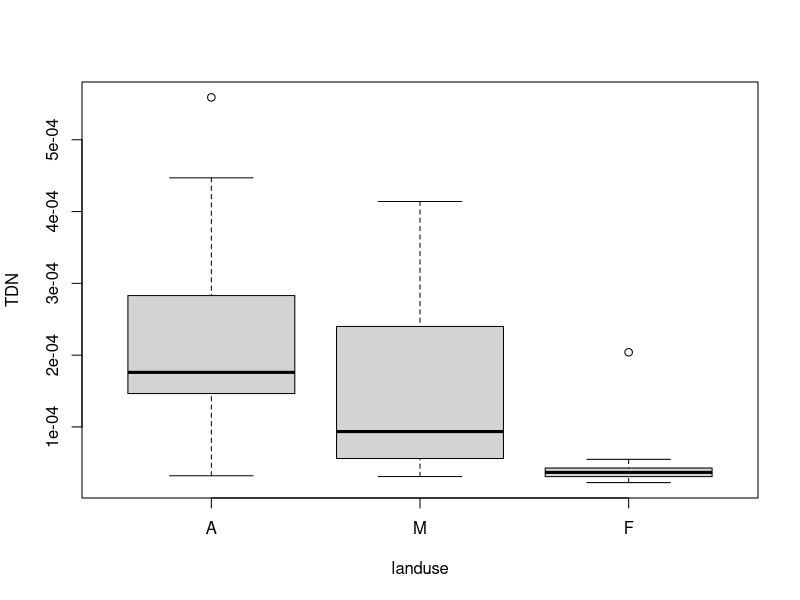
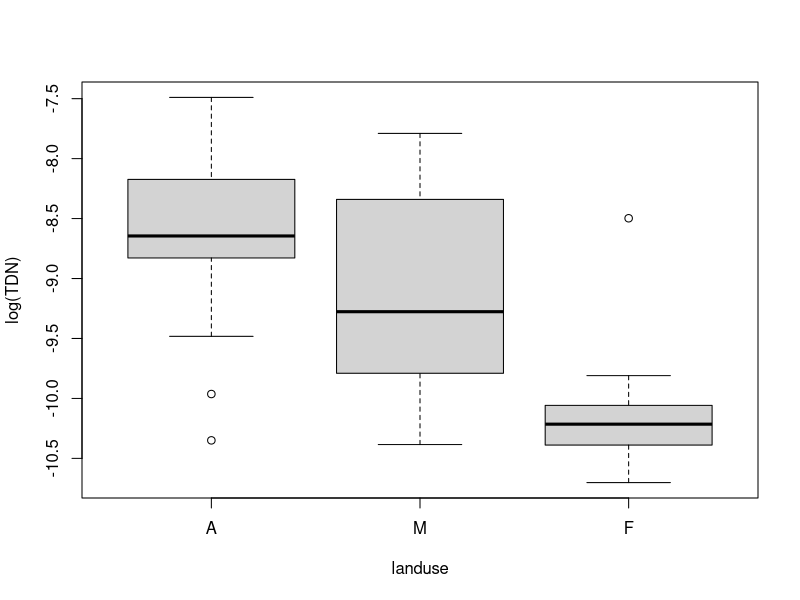
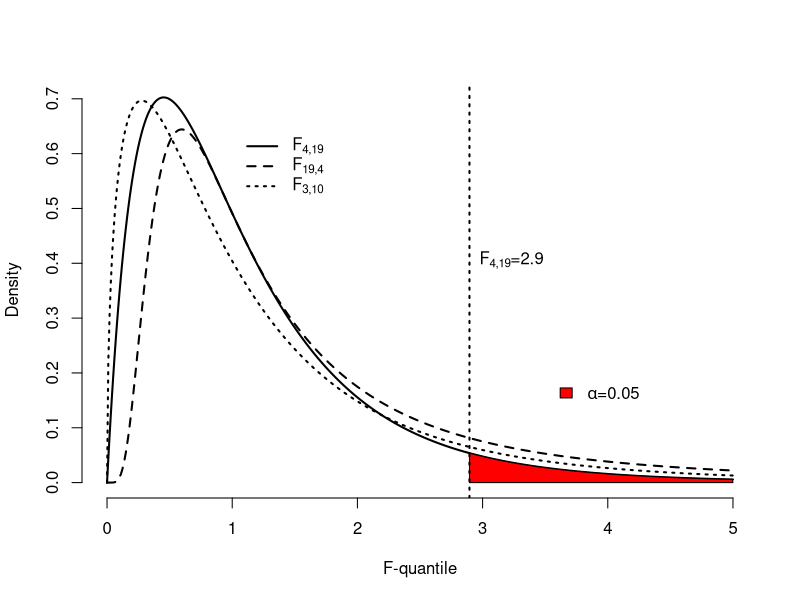
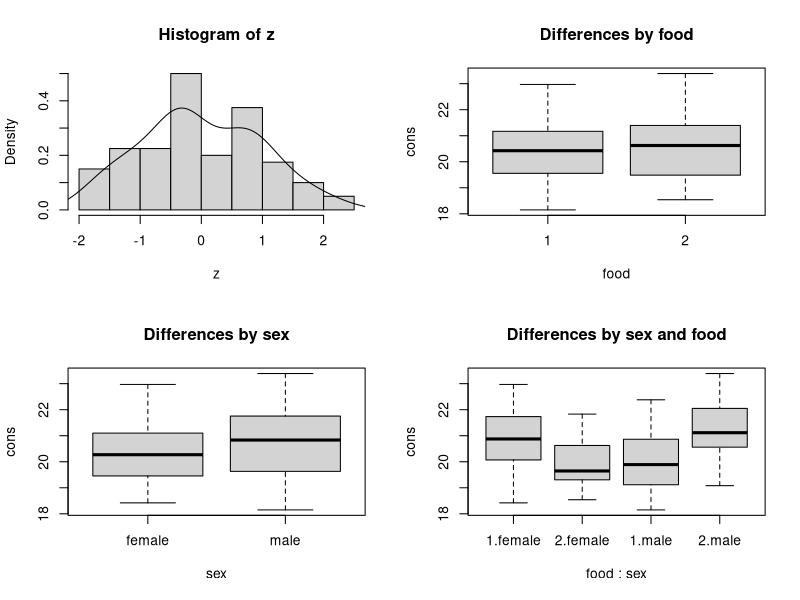
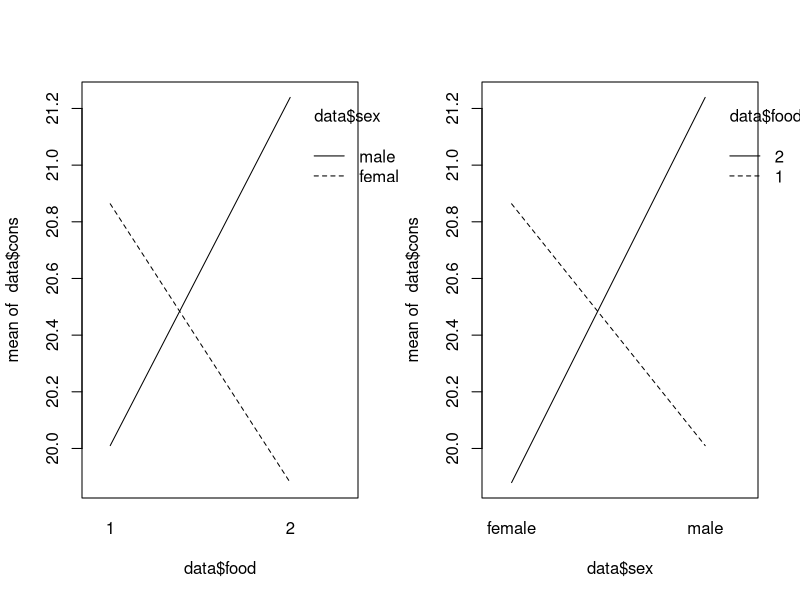
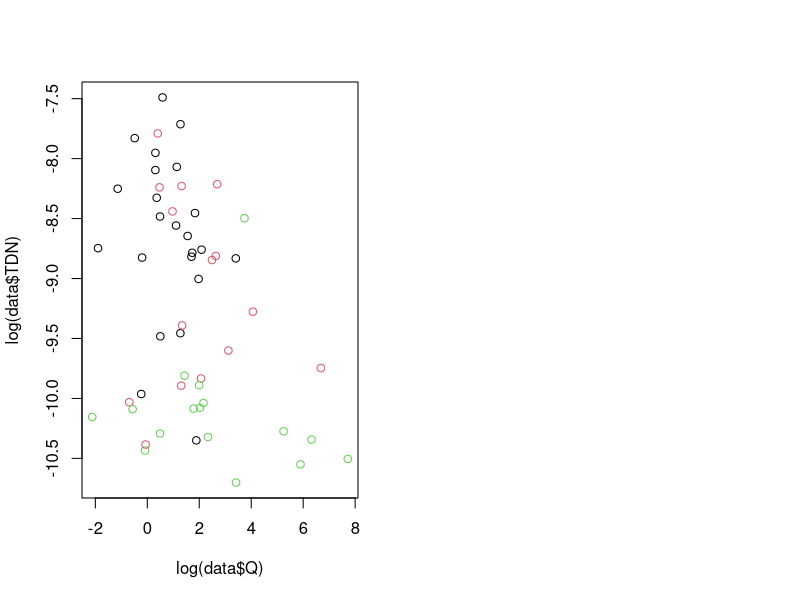
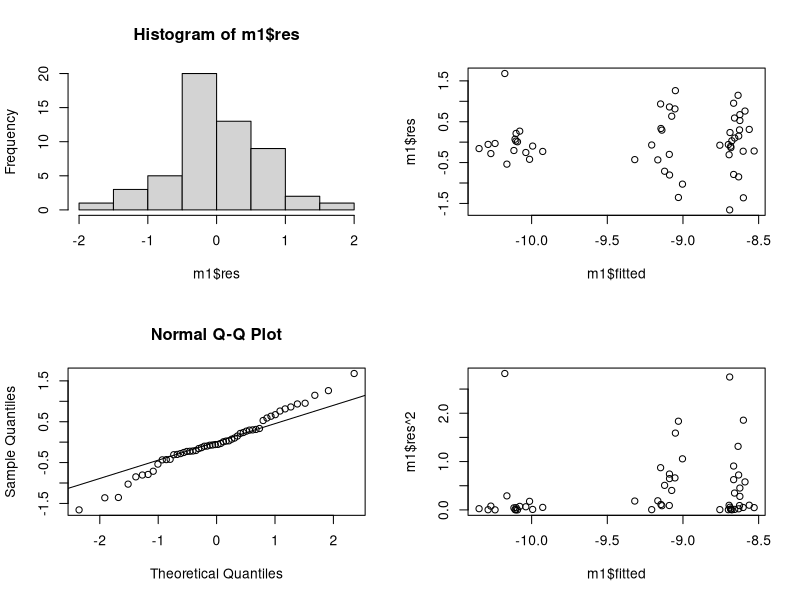
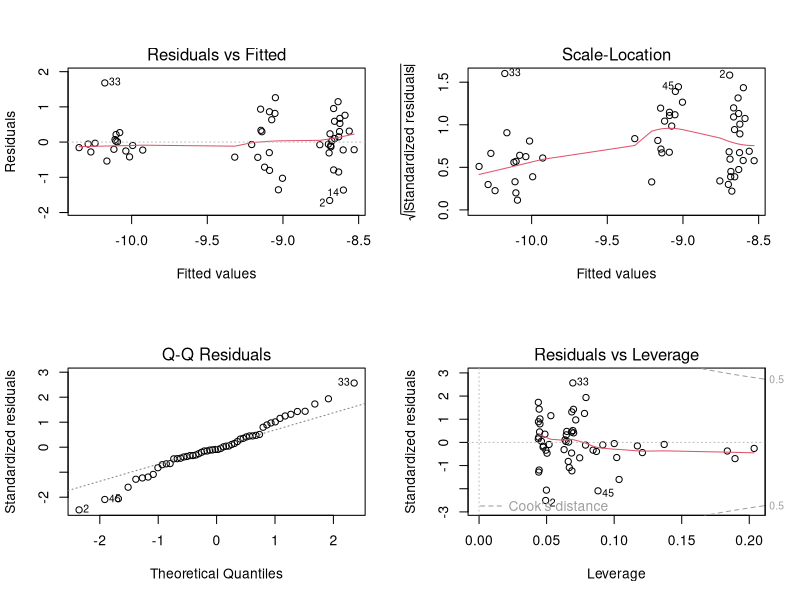

Reproduce these figures in R, in order.
## ---- chunk 1
knitr::opts_chunk$set(fig.width=5, fig.height=5, fig.align="center", collapse = TRUE, comment = "##", dev="png")
library(RColorBrewer)
cols = brewer.pal(8, "Set1")

## to use tables
library(knitr)
library(kableExtra)
## ---- chunk 2
data<-read.table(file="data/MaraRiver.txt",header=TRUE) # landuse and water chemistry of 54 streams
data$landuse<-factor(data$landuse)   # define factor
levels(data$landuse)
data$landuse<-factor(data$landuse,levels=c("A","M","F"))
# First check ND and variance homogeneity?
boxplot(TDN~landuse,data=data)
shapiro.test(data$TDN[data$landuse=="M"]) # also needed for A, F

bartlett.test(TDN~landuse,data=data)
# -> variances differ significantly among landuses !

# Get out of here ASAP ;-)
oneway.test(TDN~landuse,data=data,var.equal=FALSE)

# ... or try again with log-transformed TDN!
boxplot(log(TDN)~landuse,data=data)
bartlett.test(log(TDN)~landuse,data=data)
#-> variances now homogeneous (i.e. "not found heterogeneous")
# ready for ANOVA
## ---- chunk 3
x<-seq(0,5,by=.01)
plot(x,df(x,df1=4,df2=19),type="l",bty="n",lwd=2,ylab="Density",xlab="F-quantile")
lines(x,df(x,df1=19,df2=4),type="l",bty="n",lty=2,lwd=2)
lines(x,df(x,df1=3,df2=10),type="l",bty="n",lty=3,lwd=2)
qf<-qf(p=0.05,df1=4,df2=19,lower.tail=FALSE)
polygon(c(qf,seq(qf,5,by=0.01),5),c(0,df(seq(qf,5,by=0.01),df1=4,df2=19),0),col="red")
abline(v=qf,lty=3,lwd=2)
text(qf,0.4,bquote("F"["4,19"]*"="*.(round(qf,2))),pos=4)
legend(3.5,0.20,legend=expression(symbol(alpha)*"=0.05"),fill="red",bty="n")
legend(1,0.65,legend=c(expression("F"["4,19"]),expression("F"["19,4"]),expression("F"["3,10"])),lty=c(1:3),lwd=2,bty="n")
## ---- chunk 4
# using the Mara river data
fit<-aov(log(TDN)~landuse,data=data)
summary(fit)

fit2<-lm(log(TDN)~landuse,data=data)
anova(fit2)
# -> yes, there is a significant landuse effect on log(TDN)

TukeyHSD(fit) # post hoc tests, needs usage of aov() above
# check last column for adjusted p-values
pairwise.t.test(log(data$TDN),data$landuse,p.adj="bonferroni",pool.sd=TRUE)
# -> F differs from M and A, F has lowest TDN (i.e. "some" agriculture already increases TDN)

# in case of unequal variances: Welch-test variant for >2 groups
# here applied on the non-transformed TDN data
oneway.test(TDN~landuse,data=data,var.equal=FALSE)

# should then be followed up by appropriate post-hoc tests
pairwise.t.test(data$TDN,data$landuse,p.adj="bonferroni",pool.sd=FALSE)
# -> similar result, but less powerful (P-values are closer to significance threshold)

# in case of no ND and/or unequal variances: H-test after Kruskal and Wallis
# based on ranks, so can be applied on non-transformed TDN data
kruskal.test(TDN~landuse,data=data)

# appropriate post-hoc tests by multiple U-tests (only possible manually) #
wilcox.test(TDN~landuse,data=data[data$landuse!="A",]) # this is F vs. M
wilcox.test(TDN~landuse,data=data[data$landuse!="M",]) # this is A vs. F
wilcox.test(TDN~landuse,data=data[data$landuse!="F",]) # this is A vs. M

# get the P-values of these tests
P.values<-c(FM=0,AF=0,AM=0)
for (i in 1:3) {
  P.values[i]<-wilcox.test(TDN~landuse,data=data[data$landuse!=c("A","M","F")[i],])$p.value
  }

# and adjust them using Bonferroni
p.adjust(P.values,method="bonferroni")


## ---- chunk 5
data<-read.table("data/RatsFood.txt",header=TRUE)

tapply(data$cons,list(data$food,data$sex),mean)
tapply(data$cons,list(data$food,data$sex),sd)
tapply(data$cons,list(data$food,data$sex),length)     # check if design is balanced

# Make sure factors are recognized properly
data$food<-factor(data$food)
data$sex<-factor(data$sex)

# could check ND tediously in each cell of the design
f1s1<-data$cons[data$food=="1" & data$sex=="male"]

# or after standardisation within each cell (this is identical to using residuals)
combfac<-factor(paste(data$food,data$sex,sep="_"))
z <- unlist(tapply(data$cons, INDEX=combfac, scale))

shapiro.test(z)

layout(matrix(c(1:4),2,2,byrow = TRUE))
hist(z,freq=FALSE); lines(density(z))
boxplot(cons~food,data=data,main="Differences by food")
boxplot(cons~sex,data=data,main="Differences by sex")
boxplot(cons~food*sex,data=data,main="Differences by sex and food")

bartlett.test(cons~combfac,data=data) # testing variance homogeneity

# two-way ANOVA table - BETTER ONLY USE THIS FOR BALANCED DESIGNS !
fit<-aov(cons~food*sex,data=data)
fit
summary(fit)
anova(lm(cons~food*sex,data=data))

layout(matrix(c(1:2),1,2,byrow = TRUE))
interaction.plot(data$food,data$sex,data$cons)
interaction.plot(data$sex,data$food,data$cons)

#######################################
# Post-hoc comparisons between groups #
TukeyHSD(fit)

## ---- chunk 6
data<-read.table(file="data/MaraRiver.txt",header=TRUE) # landuse and water chemistry of 54 streams
data$landuse<-factor(data$landuse)   # define factor
data$landuse<-factor(data$landuse,levels=c("A","M","F"),ordered=FALSE)
## ---- chunk 7
# continuing analysis of log(TDN) in the Mara River
plot(log(data$TDN)~log(data$Q),col=data$landuse) # effect of catchment size?
summary(lm(log(TDN)~log(Q),data=data))

m1<-lm(log(TDN)~log(Q)+landuse,data=data)
anova(m1)
summary(m1)

# with interaction: the effect of catchment size 
# could differ between landuses
m2<-lm(log(TDN)~log(Q)*landuse,data=data)
anova(m2) # no interaction

# checking assumptions
shapiro.test(m1$res)
bartlett.test(m1$res~data$landuse)
layout(matrix(1:4,2,2))
hist(m1$res)
qqnorm(m1$res); qqline(m1$res)
plot(m1$res~m1$fitted) # unexplained relationship/pattern left?
plot(m1$res^2~m1$fitted) # variances homogeneous? should not show any trend
layout(matrix(1:4,2,2))
plot(m1)
